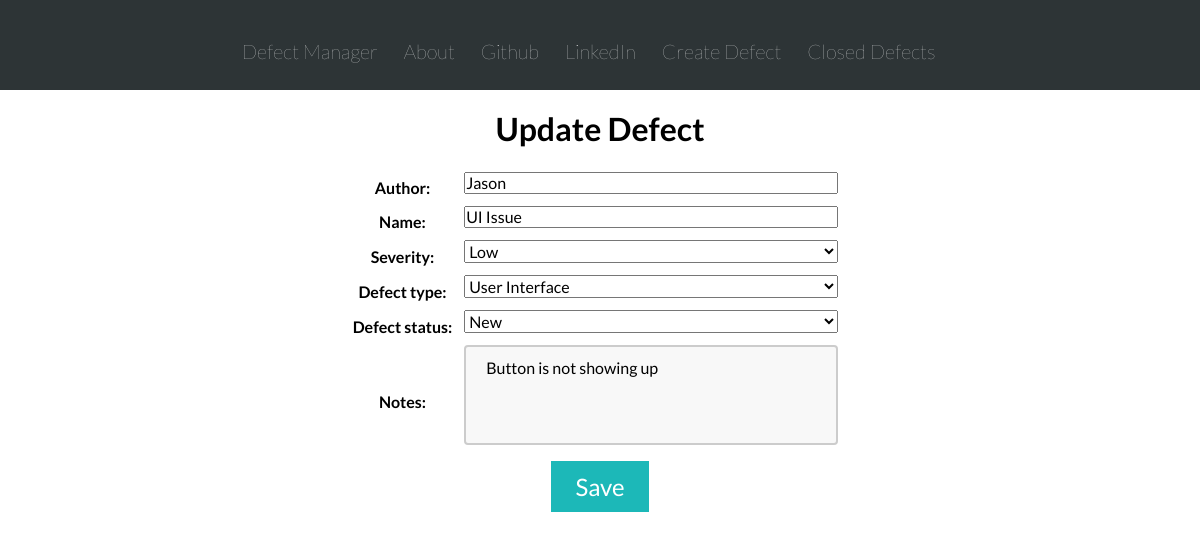
/update/defect/1, run on the app's committed database.
### defect_manager_app/models.py (models this page shows, shortened)
class Defect(models.Model):
    DEFECT_STATUS_NEW = 'New'
    DEFECT_STATUS_OPEN = 'Open'
    DEFECT_STATUS_REJECTED = 'Rejected'
    DEFECT_STATUS_FIXED = 'Fixed'
    DEFECT_STATUS_CLOSE = 'Closed'
    DEFECT_STATUS_CHOICES = [
    (DEFECT_STATUS_NEW, 'New'),
    (DEFECT_STATUS_OPEN, 'Open'),
    (DEFECT_STATUS_REJECTED, 'Rejected'),
    (DEFECT_STATUS_FIXED, 'Fixed'),
    (DEFECT_STATUS_CLOSE, 'Closed'),
    ]
    DEFECT_TYPE_CONFIG = 'Configuration'
    DEFECT_TYPE_TESTERROR = 'Tester Error'
    DEFECT_TYPE_UI = 'User Interface'
    DEFECT_TYPE_OTHER = 'Other'
    DEFECT_TYPE_CHOICES = [
    (DEFECT_TYPE_CONFIG, 'Configuration'),
    (DEFECT_TYPE_TESTERROR, 'Tester Error'),
    (DEFECT_TYPE_UI, 'User Interface'),
    (DEFECT_TYPE_OTHER, 'OTHER'),
    ]
    DEFECT_SEVERITY_LOW = 'Low'
    DEFECT_SEVERITY_MEDIUM = 'Medium'
    DEFECT_SEVERITY_HIGH = 'High'
    DEFECT_SEVERITY_CHOICES = [
    (DEFECT_SEVERITY_LOW, 'Low'),
    (DEFECT_SEVERITY_MEDIUM, 'Medium'),
    (DEFECT_SEVERITY_HIGH, 'High'),
    ]
    author = models.CharField(max_length=256)
    defect_status = models.CharField(max_length=10,
                                    choices=DEFECT_STATUS_CHOICES,
                                    default=DEFECT_STATUS_NEW,
                                    )
    defect_type = models.CharField(max_length=64,
                                    choices=DEFECT_TYPE_CHOICES,
                                    default=DEFECT_TYPE_CONFIG,
                                    )
    severity = models.CharField(max_length=8,
                                choices=DEFECT_SEVERITY_CHOICES,
                                default='',
                                )
    name = models.CharField(max_length=200, default='')
    created_date = models.DateTimeField(default=timezone.now)
    close_date = models.DateTimeField(blank=True, null=True)
    notes = models.TextField()
    modified_date = models.DateTimeField(blank=True, null=True)

### defect_manager_app/views.py (the view)
# urls.py: path('update/defect/<int:pk>', views.DefectUpdateView.as_view(), name='update_defect'),
class DefectUpdateView(UpdateView):
    model = Defect
    form_class = DefectForm
    redirect_field_name = 'defect_manager_app/defect_detail.html'

### defect_manager_app/forms.py
class DefectForm(forms.ModelForm):
    class Meta:
        model = Defect
        fields = ('author','name', 'severity', 'defect_type', 'defect_status', 'notes')
        widgets = {
            'author': forms.TextInput(attrs={'class': 'nameinputclass all-widgets'}),
            'name': forms.TextInput(attrs={'class': 'nameinputclass all-widgets'}),
            'notes': forms.Textarea(attrs={'class': 'textinputclass all-widgets'}),
            'severity': forms.Select(attrs={'class': 'dropdownclass all-widgets'}, choices=Defect.DEFECT_SEVERITY_CHOICES),
            'defect_type': forms.Select(attrs={'class': 'dropdownclass all-widgets'}, choices=Defect.DEFECT_TYPE_CHOICES),
            'defect_status': forms.Select(attrs={'class': 'dropdownclass all-widgets'}, choices=Defect.DEFECT_STATUS_CHOICES),
        }

### defect_manager_app/templates/defect_manager_app/defect_form.html (shortened to what this page needs)
{% extends 'defect_manager_app/base.html' %}
{% block content %}
<div class='defect-form-section row'>
  <h1>
    {% if not form.instance.pk %}
      Create Defect
    {% else %}
      Update Defect
    {% endif %}
  </h1>
  <form method="POST" class="defect-form">
    <table class="defect-form-table">
      {{ form.as_table}}
    </table>
    <button type="submit" class='btn-primary' name="button">Save</button>
  </form>
</div>
{% endblock %}

### defect_manager_app/static/css/style.css (style rules this page uses)
* { margin: 0; padding: 0; box-sizing: border-box; }
html { color: black; font-family: 'Lato', 'Arial', 'sans-serif'; font-weight: 300; font-size: 1em; text-rendering: optimizeLegibility; background-color: #ffffff; }
.row { max-width: 1140px; margin: 0 auto 0 auto; }
.defect-form-section { text-align: center; }
.defect-form-table { margin: 0 auto 0 auto; }
.all-widgets { margin-bottom:10px; }
.nameinputclass { width: 95%; }
.textinputclass { padding: 12px 20px; box-sizing: border-box; border: 2px solid #ccc; border-radius: 4px; background-color: #f8f8f8; resize: none; width: 95%; height: 100px; font-size: 1em; }
.dropdownclass { width: 95%; }
.btn-primary { background-color: #1cb8b8; border: none; color: white; padding: .5em 1em; font-size: 1.5em; }

### data on the page
Defect: author "Jason", name "UI Issue", severity "Low", defect_type "User Interface", defect_status "New", notes "Button is not showing up"
